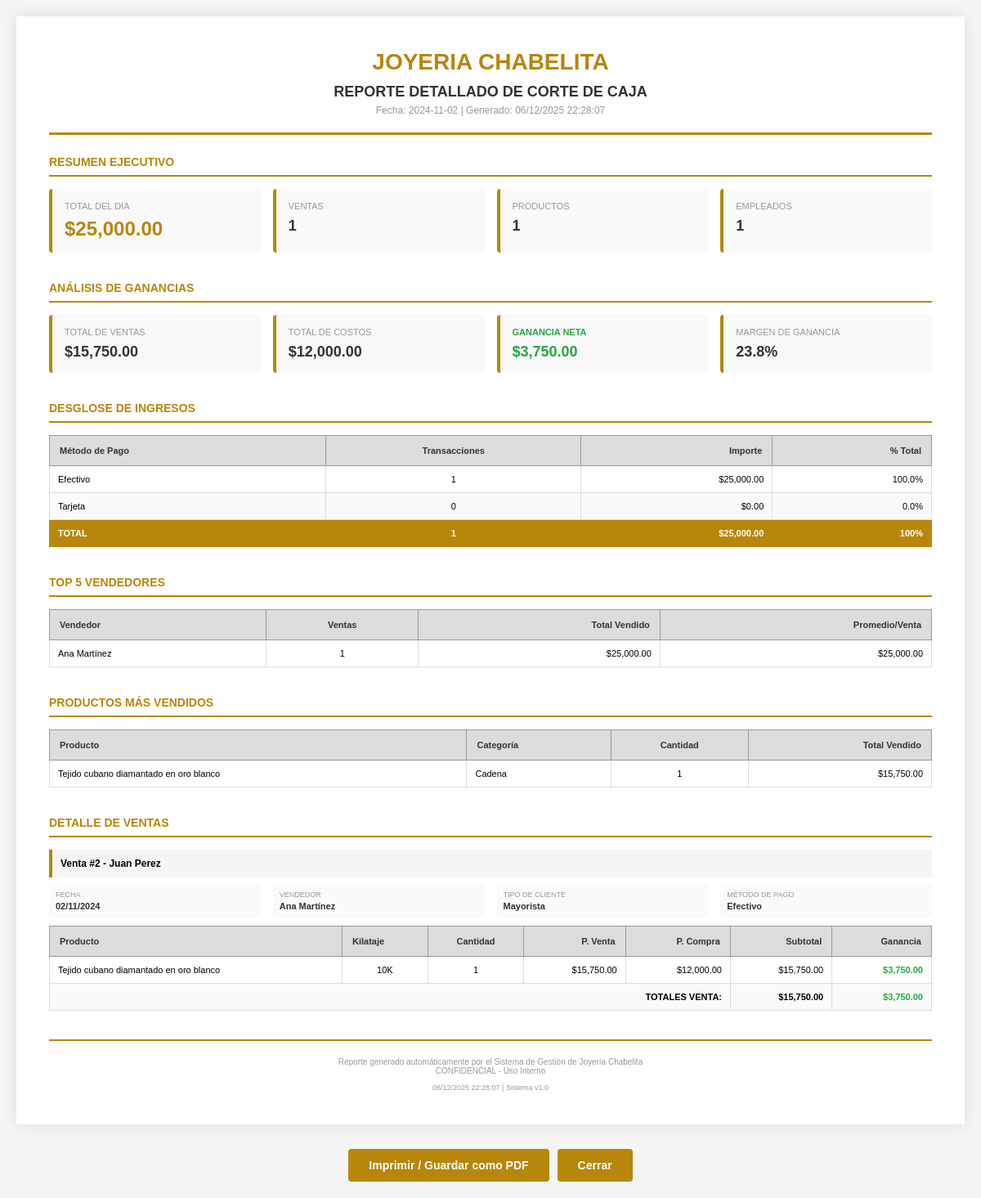
Screenshot of /reporteCaja.php?fecha=2024-11-02 with the database file from the repository.
### tables this page shows
CREATE TABLE `producto` (
  `idProducto` varchar(20) NOT NULL,
  `idCategoria` int(11) DEFAULT NULL,
  `rfcProveedor` varchar(13) DEFAULT NULL,
  `stock` int(11) NOT NULL,
  `kilataje` enum('8K','10K','14K','18k') DEFAULT NULL,
  `descripcion` varchar(100) DEFAULT NULL,
  `precioCompra` decimal(8,2) DEFAULT NULL,
  `precioUnitario` decimal(8,2) DEFAULT NULL,
  `gramos` decimal(5,2) DEFAULT NULL,
  PRIMARY KEY (`idProducto`),
  KEY `idCategoria` (`idCategoria`),
  KEY `rfcProveedor` (`rfcProveedor`),
  CONSTRAINT `producto_ibfk_1` FOREIGN KEY (`idCategoria`) REFERENCES `categoria` (`idCategoria`) ON DELETE SET NULL ON UPDATE CASCADE,
  CONSTRAINT `producto_ibfk_2` FOREIGN KEY (`rfcProveedor`) REFERENCES `proveedor` (`rfc`) ON DELETE SET NULL ON UPDATE CASCADE
);

CREATE TABLE `categoria` (
  `idCategoria` int(11) NOT NULL AUTO_INCREMENT,
  `nombre` varchar(25) NOT NULL,
  PRIMARY KEY (`idCategoria`)
);

CREATE TABLE `venta` (
  `idVenta` int(11) NOT NULL AUTO_INCREMENT,
  `fechaVenta` date DEFAULT NULL,
  `idEmpleado` int(11) DEFAULT NULL,
  `idCliente` int(11) DEFAULT NULL,
  `idIngreso` int(11) DEFAULT NULL,
  PRIMARY KEY (`idVenta`),
  KEY `idEmpleado` (`idEmpleado`),
  KEY `idCliente` (`idCliente`),
  KEY `idIngreso` (`idIngreso`),
  CONSTRAINT `venta_ibfk_1` FOREIGN KEY (`idEmpleado`) REFERENCES `empleado` (`idEmpleado`) ON DELETE CASCADE ON UPDATE CASCADE,
  CONSTRAINT `venta_ibfk_2` FOREIGN KEY (`idCliente`) REFERENCES `cliente` (`idCliente`) ON DELETE CASCADE ON UPDATE CASCADE,
  CONSTRAINT `venta_ibfk_3` FOREIGN KEY (`idIngreso`) REFERENCES `ingreso` (`idIngreso`) ON DELETE CASCADE ON UPDATE CASCADE
);

CREATE TABLE `tipocliente` (
  `idTipoCliente` int(11) NOT NULL AUTO_INCREMENT,
  `tipo` varchar(15) NOT NULL,
  PRIMARY KEY (`idTipoCliente`)
);

CREATE TABLE `productoventa` (
  `idProductoVenta` bigint(20) NOT NULL AUTO_INCREMENT,
  `idVenta` int(11) DEFAULT NULL,
  `idProducto` varchar(20) DEFAULT NULL,
  `costo` decimal(8,2) NOT NULL,
  `cantidad` int(11) NOT NULL,
  `importe` decimal(8,2) DEFAULT NULL,
  PRIMARY KEY (`idProductoVenta`),
  KEY `idVenta` (`idVenta`),
  KEY `idProducto` (`idProducto`),
  CONSTRAINT `productoventa_ibfk_1` FOREIGN KEY (`idVenta`) REFERENCES `venta` (`idVenta`) ON DELETE CASCADE ON UPDATE CASCADE,
  CONSTRAINT `productoventa_ibfk_2` FOREIGN KEY (`idProducto`) REFERENCES `producto` (`idProducto`) ON DELETE CASCADE ON UPDATE CASCADE
);

### reporteCaja.php (the view, shortened to what the rows shown need)
<?php
try {
    $pdo = ConexionDB::setConnection();
    $fecha = isset($_GET['fecha']) ? $_GET['fecha'] : date('Y-m-d');
    $stmtTopVendedores = $pdo->prepare("
        SELECT
            e.nombre,
            e.apellidoPaterno,
            COUNT(v.idVenta) as ventasRealizadas,
            COALESCE(SUM(i.importeTotal), 0) as totalVendido
        FROM venta v
        INNER JOIN empleado e ON v.idEmpleado = e.idEmpleado
        INNER JOIN ingreso i ON v.idIngreso = i.idIngreso
        WHERE DATE(v.fechaVenta) = :fecha
        GROUP BY e.idEmpleado, e.nombre, e.apellidoPaterno
        ORDER BY totalVendido DESC
        LIMIT 5
    ");
    $stmtTopVendedores->execute(['fecha' => $fecha]);
    $topVendedores = $stmtTopVendedores->fetchAll(PDO::FETCH_ASSOC);
    $stmtTopProductos = $pdo->prepare("
        SELECT
            p.idProducto,
            p.descripcion,
            c.nombre as categoria,
            SUM(pv.cantidad) as cantidadVendida,
            SUM(pv.importe) as totalVendido
        FROM productoventa pv
        INNER JOIN venta v ON pv.idVenta = v.idVenta
        INNER JOIN producto p ON pv.idProducto = p.idProducto
        LEFT JOIN categoria c ON p.idCategoria = c.idCategoria
        WHERE DATE(v.fechaVenta) = :fecha
        GROUP BY p.idProducto, p.descripcion, c.nombre
        ORDER BY cantidadVendida DESC
        LIMIT 5
    ");
    $stmtTopProductos->execute(['fecha' => $fecha]);
    $topProductos = $stmtTopProductos->fetchAll(PDO::FETCH_ASSOC);
    $sqlVentas = "
        SELECT
            v.idVenta,
            v.fechaVenta,
            COALESCE(CONCAT(c.nombre, ' ', c.apellidoPaterno), 'Público General') as clienteNombre,
            COALESCE(CONCAT(e.nombre, ' ', e.apellidoPaterno), 'Sin Vendedor') as empleadoNombre,
            tc.tipo as tipoCliente,
            i.metodoPago,
            i.importeTotal
        FROM venta v
        INNER JOIN ingreso i ON v.idIngreso = i.idIngreso
        LEFT JOIN cliente c ON v.idCliente = c.idCliente
        LEFT JOIN tipocliente tc ON c.idTipoCliente = tc.idTipoCliente
        LEFT JOIN empleado e ON v.idEmpleado = e.idEmpleado
        WHERE DATE(v.fechaVenta) = :fecha
        ORDER BY v.fechaVenta ASC
    ";
    $stmtVentasDetalle = $pdo->prepare($sqlVentas);
    $stmtVentasDetalle->execute(['fecha' => $fecha]);
    $ventasDetalle = $stmtVentasDetalle->fetchAll(PDO::FETCH_ASSOC);
    $sqlProductos = "
        SELECT
            v.idVenta,
            p.idProducto,
            p.descripcion as productName,
            p.kilataje,
            pv.cantidad,
            pv.costo as precioVenta,
            p.precioCompra,
            pv.importe as subtotal,
            (pv.importe - (pv.cantidad * p.precioCompra)) as ganancia
        FROM venta v
        INNER JOIN productoventa pv ON v.idVenta = pv.idVenta
        INNER JOIN producto p ON pv.idProducto = p.idProducto
        WHERE DATE(v.fechaVenta) = :fecha
        ORDER BY v.idVenta ASC, p.descripcion ASC
    ";
    $stmtProductosLinea = $pdo->prepare($sqlProductos);
    $stmtProductosLinea->execute(['fecha' => $fecha]);
    $productosLinea = $stmtProductosLinea->fetchAll(PDO::FETCH_ASSOC);
    $productosPorVenta = [];
    foreach ($productosLinea as $prod) {
        $ventaId = $prod['idVenta'];
        if (!isset($productosPorVenta[$ventaId])) {
            $productosPorVenta[$ventaId] = [];
        }
        $productosPorVenta[$ventaId][] = $prod;
    }
} catch (PDOException $e) {
    die("<div style='padding: 20px; color: red; font-family: Arial;'>
        <h3>❌ Error de Base de Datos</h3>
        <p><strong>Mensaje:</strong> " . htmlspecialchars($e->getMessage()) . "</p>
    </div>");
} catch (Exception $e) {
    die("<div style='padding: 20px; color: red; font-family: Arial;'>
        <h3>❌ Error</h3>
        <p>" . htmlspecialchars($e->getMessage()) . "</p>
    </div>");
}
function formatoMoneda($valor) {
    return number_format($valor, 2, '.', ',');
}
?>
<!DOCTYPE html>
<html lang="es">
<head>
</head>
<body>
<div class="contenedor">
    <div class="seccion">
        <table>
            <thead>
                <tr>
                    <th>Método de Pago</th>
                    <th class="texto-centro">Transacciones</th>
                    <th class="texto-derecha">Importe</th>
                    <th class="texto-derecha">% Total</th>
                </tr>
            </thead>
        </table>
    </div>
    <?php if (count($topVendedores) > 0): ?>
    <div class="seccion">
        <table>
            <thead>
                <tr>
                    <th>Vendedor</th>
                    <th class="texto-centro">Ventas</th>
                    <th class="texto-derecha">Total Vendido</th>
                    <th class="texto-derecha">Promedio/Venta</th>
                </tr>
            </thead>
        </table>
    </div>
    <?php endif; ?>
    <?php if (count($topProductos) > 0): ?>
    <div class="seccion">
        <table>
            <thead>
                <tr>
                    <th>Producto</th>
                    <th>Categoría</th>
                    <th class="texto-centro">Cantidad</th>
                    <th class="texto-derecha">Total Vendido</th>
                </tr>
            </thead>
            <tbody>
                <?php foreach ($topProductos as $producto): ?>
                <tr>
                    <td><?php echo htmlspecialchars($producto['descripcion']); ?></td>
                    <td><?php echo htmlspecialchars($producto['categoria'] ?? 'N/A'); ?></td>
                    <td class="texto-centro"><?php echo $producto['cantidadVendida']; ?></td>
                    <td class="texto-derecha">$<?php echo formatoMoneda($producto['totalVendido']); ?></td>
                </tr>
                <?php endforeach; ?>
            </tbody>
        </table>
    </div>
    <?php endif; ?>
    <div class="seccion">
        <div class="titulo-seccion">Detalle de Ventas</div>
        <?php if (count($ventasDetalle) > 0): ?>
            <?php foreach ($ventasDetalle as $venta): ?>
                <div class="encabezado-venta">
                    Venta #<?php echo $venta['idVenta']; ?> - <?php echo htmlspecialchars($venta['clienteNombre']); ?>
                </div>
                <div class="info-venta">
                    <div class="info-venta-item">
                        <div class="info-venta-label">Fecha</div>
                        <div class="info-venta-valor"><?php echo date('d/m/Y', strtotime($venta['fechaVenta'])); ?></div>
                    </div>
                    <div class="info-venta-item">
                        <div class="info-venta-label">Vendedor</div>
                        <div class="info-venta-valor"><?php echo htmlspecialchars($venta['empleadoNombre']); ?></div>
                    </div>
                    <div class="info-venta-item">
                        <div class="info-venta-label">Tipo de Cliente</div>
                        <div class="info-venta-valor"><?php echo htmlspecialchars($venta['tipoCliente'] ?? 'N/A'); ?></div>
                    </div>
                    <div class="info-venta-item">
                        <div class="info-venta-label">Método de Pago</div>
                        <div class="info-venta-valor"><?php echo strtoupper($venta['metodoPago']) === 'EFECTIVO' ? 'Efectivo' : 'Tarjeta'; ?></div>
                    </div>
                </div>
                <?php if (isset($productosPorVenta[$venta['idVenta']]) && count($productosPorVenta[$venta['idVenta']]) > 0): ?>
                    <table>
                        <thead>
                            <tr>
                                <th>Producto</th>
                                <th>Kilataje</th>
                                <th class="texto-centro">Cantidad</th>
                                <th class="texto-derecha">P. Venta</th>
                                <th class="texto-derecha">P. Compra</th>
                                <th class="texto-derecha">Subtotal</th>
                                <th class="texto-derecha">Ganancia</th>
                            </tr>
                        </thead>
                        <tbody>
                            <?php
                            $totalVentaGanancia = 0;
                            $totalVentaSubtotal = 0;
                            foreach ($productosPorVenta[$venta['idVenta']] as $prod):
                                $totalVentaGanancia += $prod['ganancia'];
                                $totalVentaSubtotal += $prod['subtotal'];
                            ?>
                                <tr>
                                    <td><?php echo htmlspecialchars($prod['productName']); ?></td>
                                    <td class="texto-centro"><?php echo $prod['kilataje'] ?? 'N/A'; ?></td>
                                    <td class="texto-centro"><?php echo $prod['cantidad']; ?></td>
                                    <td class="texto-derecha">$<?php echo formatoMoneda($prod['precioVenta']); ?></td>
                                    <td class="texto-derecha">$<?php echo formatoMoneda($prod['precioCompra']); ?></td>
                                    <td class="texto-derecha">$<?php echo formatoMoneda($prod['subtotal']); ?></td>
                                    <td class="texto-derecha <?php echo $prod['ganancia'] >= 0 ? 'ganancia-positiva' : 'ganancia-negativa'; ?>">
                                        $<?php echo formatoMoneda($prod['ganancia']); ?>
                                    </td>
                                </tr>
                            <?php endforeach; ?>
                            <tr class="fila-venta">
                                <td colspan="5" class="texto-derecha">TOTALES VENTA:</td>
                                <td class="texto-derecha">$<?php echo formatoMoneda($totalVentaSubtotal); ?></td>
                                <td class="texto-derecha <?php echo $totalVentaGanancia >= 0 ? 'ganancia-positiva' : 'ganancia-negativa'; ?>">
                                    $<?php echo formatoMoneda($totalVentaGanancia); ?>
                                </td>
                            </tr>
                        </tbody>
                    </table>
                <?php endif; ?>
            <?php endforeach; ?>
        <?php else: ?>
            <div style="padding: 30px; text-align: center; background: #f5f5f5; border-radius: 8px;">
                <p style="color: #999;">No hay ventas registradas para esta fecha</p>
            </div>
        <?php endif; ?>
    </div>
</div>
</body>
</html>

### rows the page displays
producto: descripcion "Tejido cubano diamantado en oro blanco", idCategoria.nombre "Cadena", cantidadVendida "1", totalVendido "15,750.00"
venta: idVenta "2", clienteNombre "Juan Perez", fechaVenta "02/11/2024", empleadoNombre "Ana Martínez", tipocliente.tipo "Mayorista", totalVentaSubtotal "15,750.00", totalVentaGanancia "3,750.00"
productoventa: idProducto.descripcion "Tejido cubano diamantado en oro blanco", idProducto.kilataje "10K", cantidad "1", costo "15,750.00", idProducto.precioCompra "12,000.00", importe "15,750.00", ganancia "3,750.00"

### other values shown
$fecha "2024-11-02"
formatoMoneda($totalDia) "25,000.00"
$ventasRealizadas "1"
$productosVendidos "1"
$empleadosActivos "1"
formatoMoneda($totalVentas) "15,750.00"
formatoMoneda($totalCostos) "12,000.00"
formatoMoneda($gananciaTotal) "3,750.00"
$margenGanancia "23.8"
$efectivoCount "1"
formatoMoneda($efectivo) "25,000.00"
$tarjetaCount "0"
formatoMoneda($tarjeta) "0.00"
$vendedor['nombre'] . ' ' . $vendedor['apellidoPaterno'] "Ana Martínez"
$vendedor['ventasRealizadas'] "1"
